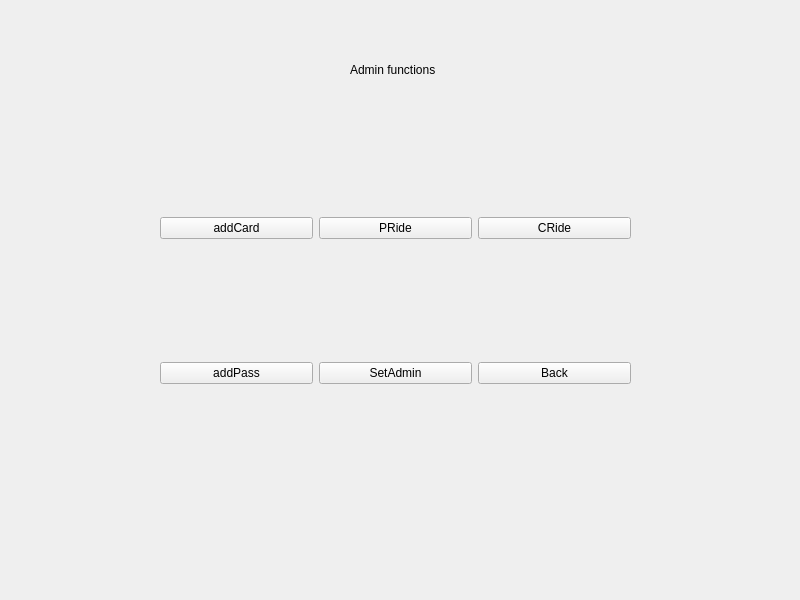
<?xml version="1.0" encoding="UTF-8"?>
<ui version="4.0">
 <class>AllRide</class>
 <widget class="QWidget" name="AllRide">
  <property name="geometry">
   <rect>
    <x>0</x>
    <y>0</y>
    <width>800</width>
    <height>600</height>
   </rect>
  </property>
  <property name="windowTitle">
   <string>Form</string>
  </property>
  <widget class="QWidget" name="gridLayoutWidget">
   <property name="geometry">
    <rect>
     <x>160</x>
     <y>100</y>
     <width>471</width>
     <height>401</height>
    </rect>
   </property>
   <layout class="QGridLayout" name="gridLayout">
    <property name="horizontalSpacing">
     <number>6</number>
    </property>
    <item row="1" column="2">
     <widget class="QPushButton" name="Back">
      <property name="text">
       <string>Back</string>
      </property>
     </widget>
    </item>
    <item row="0" column="1">
     <widget class="QPushButton" name="PRide">
      <property name="text">
       <string>PRide</string>
      </property>
     </widget>
    </item>
    <item row="1" column="1">
     <widget class="QPushButton" name="SetAdmin">
      <property name="text">
       <string>SetAdmin</string>
      </property>
     </widget>
    </item>
    <item row="0" column="2">
     <widget class="QPushButton" name="CRide">
      <property name="text">
       <string>CRide</string>
      </property>
     </widget>
    </item>
    <item row="0" column="0">
     <widget class="QPushButton" name="add_card">
      <property name="text">
       <string>addCard</string>
      </property>
     </widget>
    </item>
    <item row="1" column="0">
     <widget class="QPushButton" name="add_pass">
      <property name="text">
       <string>addPass</string>
      </property>
     </widget>
    </item>
   </layout>
  </widget>
  <widget class="QLabel" name="label">
   <property name="geometry">
    <rect>
     <x>350</x>
     <y>50</y>
     <width>200</width>
     <height>40</height>
    </rect>
   </property>
   <property name="text">
    <string>Admin functions</string>
   </property>
  </widget>
 </widget>
 <resources/>
 <connections/>
</ui>
